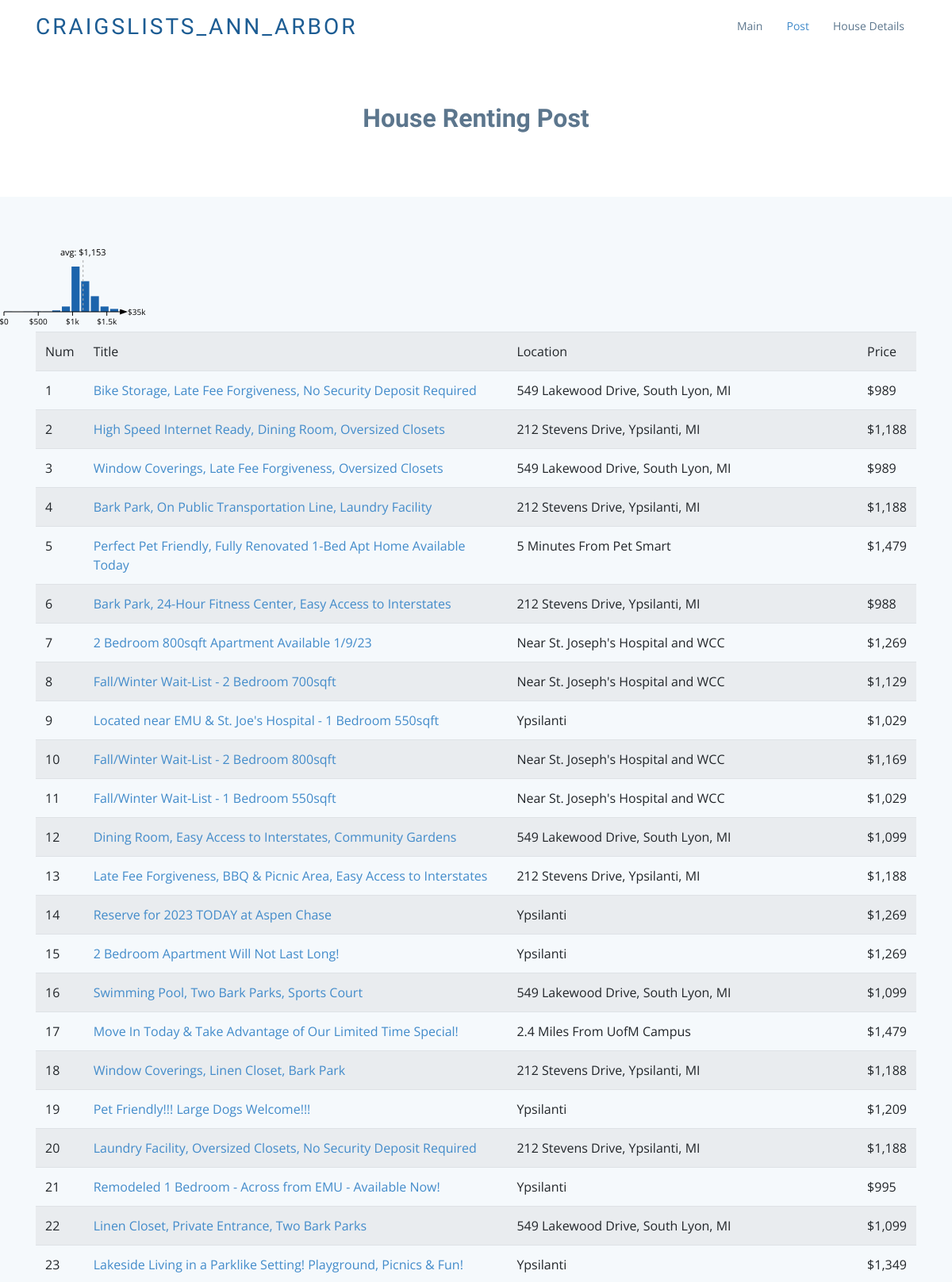
Page /post (upper part) on the committed database.
### tables this page shows
CREATE TABLE renting (
            id integer primary key autoincrement,
            title text,
            location text,
            price text,
            information text,
            image_link text,
            link text
        );

### AnnArbor_flask/app.py (the view)
@app.route('/post')
def title():
    datalist = []
    con = sqlite3.connect('annarbor_renting.db')
    cur = con.cursor()
    sql = "select * from renting"
    data = cur.execute(sql)
    for item in data:
        datalist.append(item)
    cur.close()
    con.close()
    return render_template('post.html', renting=datalist)

### AnnArbor_flask/templates/post.html (shortened to what this page needs)
<!DOCTYPE html>
<html lang="en">
<head>
  <link href="static/assets/vendor/bootstrap/css/bootstrap.min.css" rel="stylesheet">
  <link href="static/assets/vendor/icofont/icofont.min.css" rel="stylesheet">
  <link href="static/assets/vendor/boxicons/css/boxicons.min.css" rel="stylesheet">
  <link href="static/assets/vendor/animate.css/animate.min.css" rel="stylesheet">
  <link href="static/assets/vendor/venobox/venobox.css" rel="stylesheet">
  <link href="static/assets/vendor/aos/aos.css" rel="stylesheet">
  <link href="static/assets/css/style.css" rel="stylesheet">
</head>
<body>
  <header id="header">
    <div class="container">
      <div class="logo float-left">
        <h1 class="text-light"><a href="/index"><span>Craigslists_Ann_Arbor</span></a></h1>
      </div>
      <nav class="nav-menu float-right d-none d-lg-block">
        <ul>
          <li><a href="/index">Main</a></li>
          <li class="active"><a href="/post">Post</a></li>
          <li><a href="/info">House Details</a></li>
        </ul>
      </nav>
    </div>
  </header>
  <section id="team" class="team">
      <div class="container">
        <div class="section-title">
          <h2>House Renting Post</h2>
        </div>
      </div>
    </section>
  <section class="counts section-bg">
    <div class="cl-bar-chart-widget">
      <div class="cl-bar-chart-control">
        <div class="chart-container" style="height: 110px; width: 186px;"><svg class="xaxis" width="156" height="110">
            <defs>
              <marker id="arrowhead" markerWidth="10" markerHeight="7" refX="0" refY="3.5" orient="auto">
                <polygon points="0 0, 10 3.5, 0 7"></polygon>
              </marker>
            </defs>
            <g transform="translate(5, 0)">
              <g transform="translate(0, 85)"><text class="tick" text-anchor="middle" y="16">$0</text>
                <line class="tickmark" y1="0" y2="5"></line>
              </g>
              <g transform="translate(43.22084073416222, 85)"><text class="tick" text-anchor="middle" y="16">$500</text>
                <line class="tickmark" y1="0" y2="5"></line>
              </g>
              <g transform="translate(86.44168146832445, 85)"><text class="tick" text-anchor="middle" y="16">$1k</text>
                <line class="tickmark" y1="0" y2="5"></line>
              </g>
              <g transform="translate(129.66252220248668, 85)"><text class="tick" text-anchor="middle"
                  y="16">$1.5k</text>
                <line class="tickmark" y1="0" y2="5"></line>
              </g>
              <line class="arrowhead" x1="0" x2="146" y1="85" y2="85" marker-end="url(#arrowhead)"></line><text
                class="abs-max-price" x="156" y="89" text-anchor="start">$35k</text>
            </g>
          </svg><svg class="average" width="156" height="110"><text class="avg-text" text-anchor="middle"
              x="104.70711948705242" y="14">avg: $1,153</text>
            <line class="line" x1="104.70711948705242" x2="104.70711948705242" y1="20" y2="85" stroke-dasharray="3,3">
            </line>
          </svg></div>
      </div>
    </div>
      <div class="container">
          <table class="table table-striped">
              <tr>
                  <td>Num</td>
                  <td>Title</td>
                  <td>Location</td>
                  <td>Price</td>
              </tr>
              {% for item in renting %}
                  <tr>
                      <td>{{ item[0] }}</td>
                      <td><a href="{{ item[6] }}" target="_blank">
                            {{ item[1] }}
                          </a>
                      </td>
                      <td>{{ item[2] }}</td>
                      <td>{{ item[3] }}</td>
                  </tr>
              {% endfor %}
          </table>
      </div>
    </section>
</body>
</html>

### AnnArbor_flask/static/assets/css/style.css (style rules this page uses)
body { font-family: "Open Sans", sans-serif; color: #444; }
a { color: #428bca; }
h1, h2, h3, h4, h5, h6, .font-primary { font-family: "Raleway", sans-serif; }
.cl-bar-chart-control .chart-container { position:relative }
.cl-bar-chart-control .chart-container .bars, .cl-bar-chart-control .chart-container .xaxis, .cl-bar-chart-control .chart-container .average, .cl-bar-chart-control .chart-container .sliders { position:absolute }
.cl-bar-chart-control .chart-container .average { font-size: 12px; -webkit-user-select: none; -moz-user-select: none; -ms-user-select: none; user-select:none }
@media only screen and (min-width: 480px) { .cl-bar-chart-control .chart-container .average { font-size:11px } }
.cl-bar-chart-control .chart-container .xaxis { font-size: 12px; overflow: visible; -webkit-user-select: none; -moz-user-select: none; -ms-user-select: none; user-select:none }
@media only screen and (min-width: 480px) { .cl-bar-chart-control .chart-container .xaxis { font-size:10px } }
#header { height: 70px; transition: all 0.5s; transition: all 0.5s; padding: 10px 0; background: #fff; z-index: 997; }
#header .logo h1 { font-size: 28px; margin: 0; padding: 10px 0; line-height: 1; font-weight: 400; letter-spacing: 3px; text-transform: uppercase; }
#header .logo h1 a, #header .logo h1 a:hover { color: #1c5c93; text-decoration: none; }
.nav-menu, .nav-menu * { margin: 0; padding: 0; list-style: none; }
.nav-menu>ul>li { position: relative; white-space: nowrap; float: left; }
.nav-menu a { display: block; position: relative; color: #5c768d; padding: 12px 15px; transition: 0.3s; font-size: 14px; font-family: "Open Sans", sans-serif; }
.nav-menu a:hover, .nav-menu .active>a, .nav-menu li:hover>a { color: #428bca; text-decoration: none; }
.mobile-nav { position: fixed; top: 0; bottom: 0; z-index: 9999; overflow-y: auto; left: -260px; width: 260px; padding-top: 18px; background: #1f3548; transition: 0.4s; }
.mobile-nav * { margin: 0; padding: 0; list-style: none; }
.mobile-nav a { display: block; position: relative; color: #e3f0fc; padding: 10px 20px; font-weight: 500; }
.mobile-nav a:hover, .mobile-nav .active>a, .mobile-nav li:hover>a { color: #9eccf4; text-decoration: none; }
section { padding: 60px 0; }
.section-bg { background-color: #f5f9fc; }
.section-title { text-align: center; padding-bottom: 30px; }
.section-title h2 { font-size: 32px; font-weight: 600; margin-bottom: 20px; padding-bottom: 0; color: #5c768d; }
.counts { padding-bottom: 30px; }
.team { background: #fff; padding: 60px 0 30px 0; }

### rows in the picture
renting: id "1", title "Bike Storage, Late Fee Forgiveness, No Security Deposit Required", location "549 Lakewood Drive, South Lyon, MI", price "$989"
renting: id "2", title "High Speed Internet Ready, Dining Room, Oversized Closets", location "212 Stevens Drive, Ypsilanti, MI", price "$1,188"
renting: id "3", title "Window Coverings, Late Fee Forgiveness, Oversized Closets", location "549 Lakewood Drive, South Lyon, MI", price "$989"
renting: id "4", title "Bark Park, On Public Transportation Line, Laundry Facility", location "212 Stevens Drive, Ypsilanti, MI", price "$1,188"
renting: id "5", title "Perfect Pet Friendly, Fully Renovated 1-Bed Apt Home Available Today", location "5 Minutes From Pet Smart", price "$1,479"
renting: id "6", title "Bark Park, 24-Hour Fitness Center, Easy Access to Interstates", location "212 Stevens Drive, Ypsilanti, MI", price "$988"
renting: id "7", title "2 Bedroom 800sqft Apartment Available 1/9/23", location "Near St. Joseph's Hospital and WCC", price "$1,269"
renting: id "8", title "Fall/Winter Wait-List - 2 Bedroom 700sqft", location "Near St. Joseph's Hospital and WCC", price "$1,129"
renting: id "9", title "Located near EMU & St. Joe's Hospital - 1 Bedroom 550sqft", location "Ypsilanti", price "$1,029"
renting: id "10", title "Fall/Winter Wait-List - 2 Bedroom 800sqft", location "Near St. Joseph's Hospital and WCC", price "$1,169"
renting: id "11", title "Fall/Winter Wait-List - 1 Bedroom 550sqft", location "Near St. Joseph's Hospital and WCC", price "$1,029"
renting: id "12", title "Dining Room, Easy Access to Interstates, Community Gardens", location "549 Lakewood Drive, South Lyon, MI", price "$1,099"
renting: id "13", title "Late Fee Forgiveness, BBQ & Picnic Area, Easy Access to Interstates", location "212 Stevens Drive, Ypsilanti, MI", price "$1,188"
renting: id "14", title "Reserve for 2023 TODAY at Aspen Chase", location "Ypsilanti", price "$1,269"
renting: id "15", title "2 Bedroom Apartment Will Not Last Long!", location "Ypsilanti", price "$1,269"
renting: id "16", title "Swimming Pool, Two Bark Parks, Sports Court", location "549 Lakewood Drive, South Lyon, MI", price "$1,099"
renting: id "17", title "Move In Today & Take Advantage of Our Limited Time Special!", location "2.4 Miles From UofM Campus", price "$1,479"
renting: id "18", title "Window Coverings, Linen Closet, Bark Park", location "212 Stevens Drive, Ypsilanti, MI", price "$1,188"
renting: id "19", title "Pet Friendly!!! Large Dogs Welcome!!!", location "Ypsilanti", price "$1,209"
renting: id "20", title "Laundry Facility, Oversized Closets, No Security Deposit Required", location "212 Stevens Drive, Ypsilanti, MI", price "$1,188"
renting: id "21", title "Remodeled 1 Bedroom - Across from EMU - Available Now!", location "Ypsilanti", price "$995"
renting: id "22", title "Linen Closet, Private Entrance, Two Bark Parks", location "549 Lakewood Drive, South Lyon, MI", price "$1,099"
renting: id "23", title "Lakeside Living in a Parklike Setting! Playground, Picnics & Fun!", location "Ypsilanti", price "$1,349"
